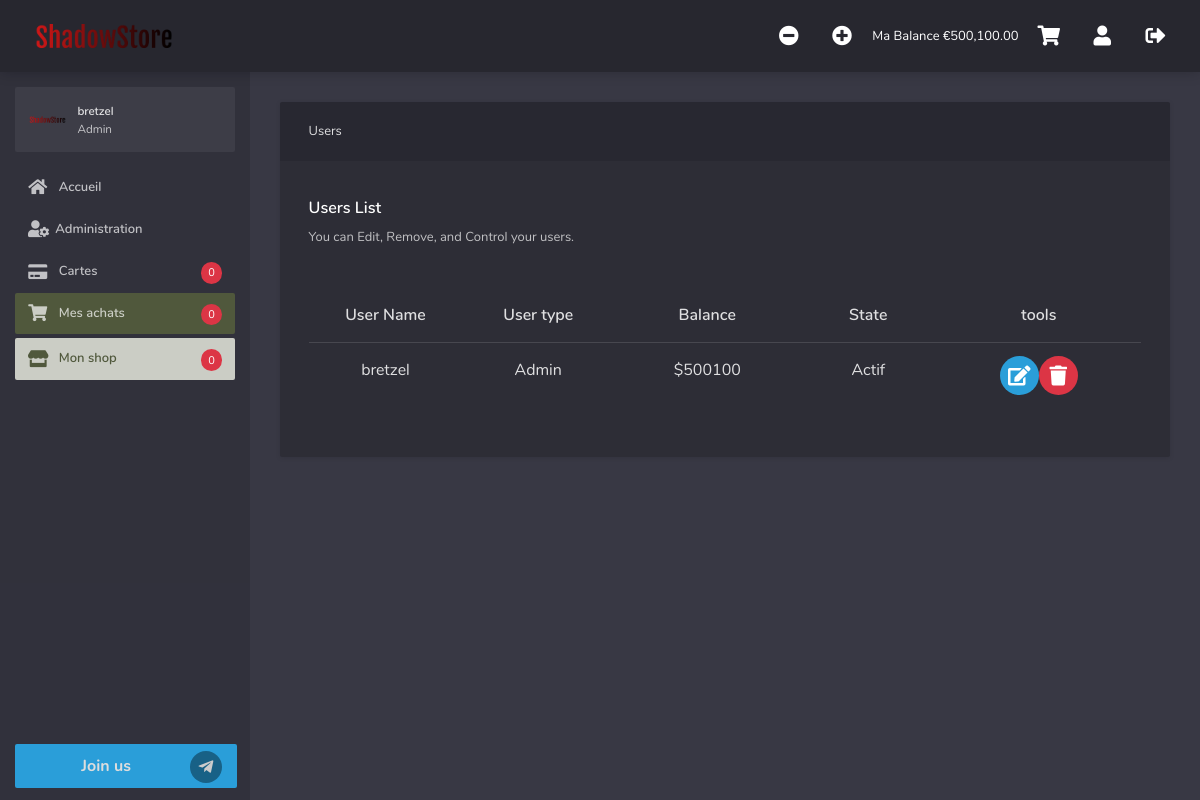
/admin/users.php (signed in), run on the app's committed database.
### tables this page shows
CREATE TABLE `users` (
  `id` int(11) NOT NULL AUTO_INCREMENT,
  `username` varchar(255) DEFAULT NULL,
  `password` varchar(255) DEFAULT NULL,
  `type` varchar(100) DEFAULT 'customer',
  `email` varchar(250) DEFAULT NULL,
  `activated` int(11) DEFAULT '0',
  `balance` varchar(30) DEFAULT '0',
  `wallet` varchar(250) DEFAULT NULL,
  PRIMARY KEY (`id`)
);

### db/pdo.php (the view, shortened to what this page needs)
<?php
class databaseConnection {
    private static $instance;
    private $pdo;
    private $host = "localhost";
    private $user = "root";
    private $password = "Bretzel*password93";
    private $dbName = "autoshop";
    private function __construct(){
        try {
            $pdo_options[PDO::ATTR_ERRMODE] = PDO::ERRMODE_EXCEPTION;
            $this->pdo = new PDO("mysql:host={$this->host};dbname={$this->dbName}", $this->user, $this->password, $pdo_options);
        } catch (PDOException $e) {
            die("Une erreur est survenue. Impossible d'établir la connection avec la base de données.");
        }
    }
    public static function getInstance()
    {
        if (is_null(self::$instance)) {
            self::$instance = new databaseConnection();
        }
        return self::$instance;
    }
    public function getBalance($username){
        $query = $this->pdo->prepare("SELECT balance FROM users WHERE username = :username");
        $query->execute(array(':username' => $username));
        $result = $query->fetch();
        if ($result) {
            return $result["balance"];
        } else {
            return 0;
        }
    }
    public function getUserList(){
        $query = $this->pdo->prepare("SELECT * from users ORDER BY balance DESC");
        $query->execute();
        $results = $query->fetchAll();
        $html = "<table class='table dataTable no-footer dtr-inline collapsed' id='BoobsTable' role='grid' aria-describedby='BoobsTable_info' style='width: 100%;'>
        <thead>
            <th class='sorting_disabled dt-center' rowspan='1' colspan='1' style='width: 65px;'>User Name</th>
            <th class='sorting_disabled dt-center' rowspan='1' colspan='1' style='width: 56px;'>User type</th>
            <th class='sorting_disabled dt-center' rowspan='1' colspan='1' style='width: 47px;'>Balance</th>
            <th class='sorting_disabled dt-center' rowspan='1' colspan='1' style='width: 57px;'>State</th>
            <th class='sorting_disabled dt-center' rowspan='1' colspan='1' style='width: 82px;'>tools</th>
            </tr>
        </thead>";
        if ($results) {
            foreach($results as $result){
                $html .= "<tbody>
                <tr role='row' class='odd'>
                    <td class=' dt-center'>{$result['username']}</td>
                    <td class=' dt-center'>{$result['type']}</td>
                    <td class=' dt-center'>\${$result['balance']}</td>
                    <td class=' dt-center'>Actif</td>
                    <td style='display: flex; justify-content: center' class=' dt-center'>
                        <a style='display: flex; justify-content: center; align-items: center;' href='?user={$result['id']}#modale_edit_user' id='edit' type='button' class='btn btn-success btn--icon' data-id='1146'> <i class='fas fa-edit'></i></a>
                        <a style='display: flex; justify-content: center; align-items: center;' href='?user={$result['id']}#modale_delete_user' id='del' type='button' class='btn btn-danger btn--icon' data-id='1146'><i class='fas fa-trash'></i></a>
                    </td>
                </tr>
            </tbody>";
            }
            $html .= "</table>";
            return $html;
        } else {
            return 0;
        }
    }
}
?>

### components/header.php (shortened to what this page needs)
<header class="header class="header">
                <div class="logo hidden-sm-down">
                    <a href=" http://localhost/as_bretzel/"><img src="http://localhost/as_bretzel/img/logo.png" alt="Fakers Website" style="width:150px" /></a>
                </div>
                <ul class="top-nav">
                    <li class="dropdown ">
                        <a href="#modal_withdraw">
                        <i class="fas fa-minus-circle"></i>
                        </a>
                    </li>
                    <li class="dropdown" data-toggle='modal_deposit' data-target='#'>
                        <a id="deposit" href="#modal_deposit">
                            <i class="fas fa-plus-circle"></i>
                        </a>
                            <?php
                                include_once "http://localhost/as_bretzel/components/modals.php";
                            ?>
                    </li>
                    <li class="dropdown">
                        <a href="javascript:void(0)" id="mybalance">
                          Ma Balance €<?php echo $balance?>
                       </a>
                    </li>
                    <li class="dropdown">
                        <a href=" http://localhost/as_bretzel/main/purchases.php" data-toggle="dropdown" id="msgs">
                            <i class="fas fa-shopping-cart"></i>
                        </a>
                    </li>
                    <li class="dropdown hidden-xs-down">
                        <a href=" http://localhost/as_bretzel/main/account.php" data-toggle="dropdown"><i class="fas fa-user"></i></a>
                    </li>
                    <li>
                        <a href="http://localhost/as_bretzel/action/logout.php" data-toggle="dropdown"><i class="fas fa-sign-out-alt"></i></a>
                    </li>
                </ul>
            </header>

### data on the page
users: balance "500,100.00", username "bretzel", type "Admin", balance "500100"

### other printed values
$_SESSION["pseudo"] "bretzel"
$_SESSION["type"] "Admin"
$total_cards_confirmed "0"
$count_my_purchases "0"
$count_my_products "0"
